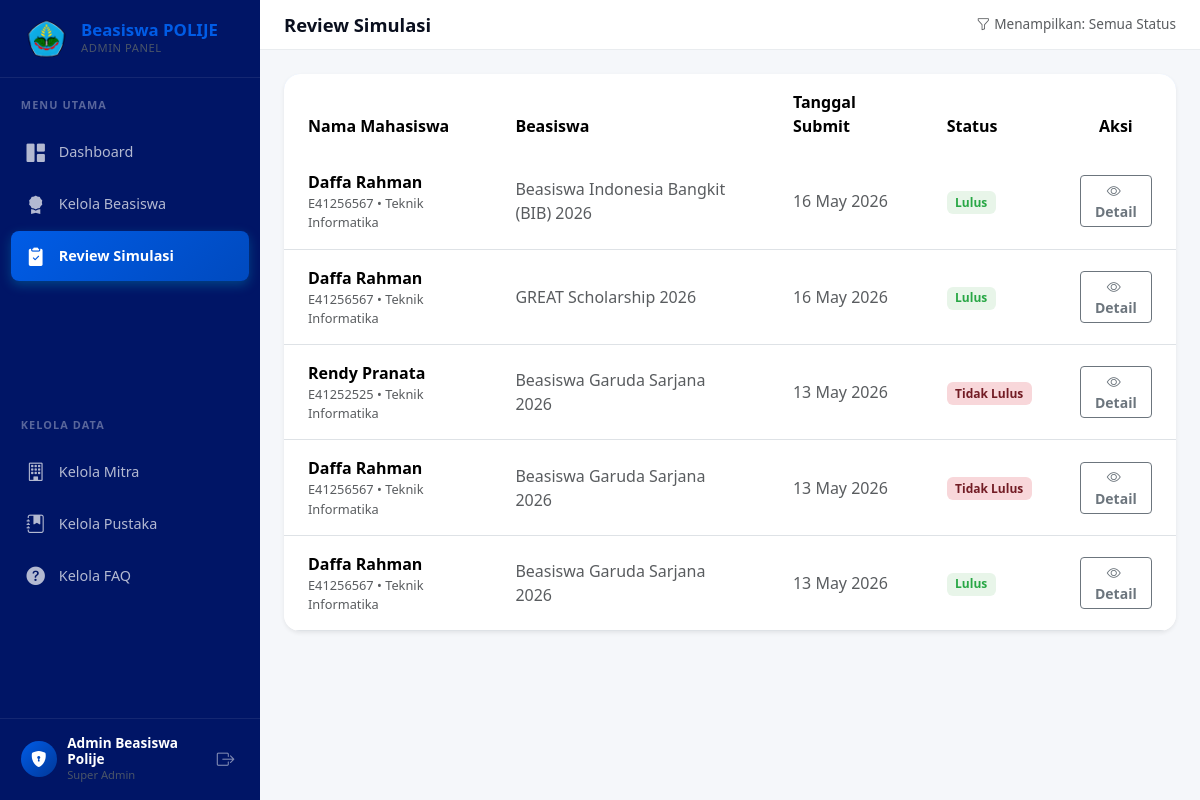
Screenshot of /public/frontend/admin/review-simulasi.php (signed in) with the database file from the repository.
### tables this page shows
CREATE TABLE `simulasi` (
  `id_simulasi` int NOT NULL AUTO_INCREMENT,
  `id_mahasiswa` int NOT NULL,
  `id_beasiswa` int NOT NULL,
  `created_at` timestamp NOT NULL DEFAULT CURRENT_TIMESTAMP,
  `tgl_submit` timestamp NULL DEFAULT NULL,
  `prestasi` text,
  `motivasi` text,
  `ikut_organisasi` text,
  `status_beasiswa_lain` tinyint(1) NOT NULL DEFAULT '0',
  `aktif_kuliah` tinyint(1) NOT NULL DEFAULT '1',
  PRIMARY KEY (`id_simulasi`),
  KEY `fk_simulasi_mahasiswa` (`id_mahasiswa`),
  KEY `fk_simulasi_beasiswa` (`id_beasiswa`),
  CONSTRAINT `fk_simulasi_beasiswa` FOREIGN KEY (`id_beasiswa`) REFERENCES `beasiswa` (`id_beasiswa`) ON DELETE CASCADE ON UPDATE CASCADE,
  CONSTRAINT `fk_simulasi_mahasiswa` FOREIGN KEY (`id_mahasiswa`) REFERENCES `mahasiswa` (`id_mahasiswa`) ON DELETE CASCADE ON UPDATE CASCADE
);

CREATE TABLE `mahasiswa` (
  `id_mahasiswa` int NOT NULL AUTO_INCREMENT,
  `NIM` varchar(20) NOT NULL,
  `nama` varchar(100) NOT NULL,
  `id_prodi` int NOT NULL,
  `semester` tinyint unsigned NOT NULL,
  `angkatan` year NOT NULL,
  `IPK` decimal(3,2) NOT NULL,
  `jenis_kelamin` enum('L','P') NOT NULL,
  `email` varchar(150) NOT NULL,
  `password` varchar(255) NOT NULL,
  `role` enum('mahasiswa') NOT NULL DEFAULT 'mahasiswa',
  PRIMARY KEY (`id_mahasiswa`),
  UNIQUE KEY `NIM` (`NIM`),
  UNIQUE KEY `email` (`email`),
  KEY `fk_mahasiswa_prodi` (`id_prodi`),
  CONSTRAINT `fk_mahasiswa_prodi` FOREIGN KEY (`id_prodi`) REFERENCES `prodi` (`id_prodi`) ON DELETE RESTRICT ON UPDATE CASCADE
);

CREATE TABLE `prodi` (
  `id_prodi` int NOT NULL AUTO_INCREMENT,
  `nama_prodi` varchar(100) NOT NULL,
  `nama_jurusan` varchar(100) NOT NULL,
  PRIMARY KEY (`id_prodi`)
);

CREATE TABLE `beasiswa` (
  `id_beasiswa` int NOT NULL AUTO_INCREMENT,
  `nama_beasiswa` varchar(200) NOT NULL,
  `nama_penyelenggara` varchar(150) NOT NULL,
  `deskripsi_singkat` varchar(500) NOT NULL,
  `deskripsi_lengkap` text NOT NULL,
  `informasi_beasiswa` text NOT NULL,
  `link_pendaftaran` varchar(500) NOT NULL,
  `poster_url` varchar(500) NOT NULL,
  `tgl_buka` date NOT NULL,
  `tgl_tutup` date NOT NULL,
  `status_pendaftaran` enum('belum_dibuka','dibuka','ditutup') NOT NULL,
  `status_verifikasi` enum('pending','terverifikasi','ditolak') NOT NULL DEFAULT 'pending',
  `upload_at` timestamp NOT NULL DEFAULT CURRENT_TIMESTAMP,
  `id_mitra` int DEFAULT NULL,
  `id_admin` int DEFAULT NULL,
  `alasan_penolakan` text,
  PRIMARY KEY (`id_beasiswa`),
  KEY `fk_beasiswa_mitra` (`id_mitra`),
  KEY `fk_beasiswa_admin` (`id_admin`),
  CONSTRAINT `fk_beasiswa_admin` FOREIGN KEY (`id_admin`) REFERENCES `admin` (`id_admin`) ON DELETE SET NULL ON UPDATE CASCADE,
  CONSTRAINT `fk_beasiswa_mitra` FOREIGN KEY (`id_mitra`) REFERENCES `mitra` (`id_mitra`) ON DELETE SET NULL ON UPDATE CASCADE
);

### classes/Simulasi.php (called while the page is built, shortened)
<?php
class Simulasi
{
    private mysqli $db;
    public function __construct(mysqli $db)
    {
        $this->db = $db;
    }
    public function getAll(): array
    {
        $result = $this->db->query(
            "SELECT s.*, m.nama, m.NIM, p.nama_prodi, b.nama_beasiswa,
                    hs.status_simulasi, hs.skor
             FROM simulasi s
             JOIN mahasiswa m ON s.id_mahasiswa = m.id_mahasiswa
             LEFT JOIN prodi p ON m.id_prodi = p.id_prodi
             JOIN beasiswa b ON s.id_beasiswa = b.id_beasiswa
             LEFT JOIN hasil_simulasi hs ON s.id_simulasi = hs.id_simulasi
             ORDER BY s.created_at DESC"
        );
        return $result->fetch_all(MYSQLI_ASSOC);
    }
}

### public/frontend/admin/review-simulasi.php (the view, shortened to what this page needs)
<?php
require_once CONFIG_PATH . 'Database.php';
require_once CLASSES_PATH . 'Simulasi.php';
$db = Database::getInstance()->getConnection();
$simulasiObj = new Simulasi($db);
$listSimulasi = $simulasiObj->getAll();
require_once __DIR__ . '/../layout/header.php';
require_once __DIR__ . '/../layout/sidebar-admin.php';
?>
<div class="main-content-admin">
    <div class="topbar-admin">
        <h1 class="page-title">Review Simulasi</h1>
        <span class="text-muted" style="font-size:0.85rem;"><i class="bi bi-funnel me-1"></i>Menampilkan: Semua Status</span>
    </div>
    <div class="p-4">
        <div class="card border-0 shadow-sm rounded-4 overflow-hidden">
            <div class="table-responsive">
                <table class="table table-hover align-middle mb-0">
                    <thead style="background: var(--color-lighter);">
                        <tr>
                            <th class="py-3 px-4" style="font-weight:600; border-bottom:none;">Nama Mahasiswa</th>
                            <th class="py-3 px-4" style="font-weight:600; border-bottom:none;">Beasiswa</th>
                            <th class="py-3 px-4" style="font-weight:600; border-bottom:none;">Tanggal Submit</th>
                            <th class="py-3 px-4" style="font-weight:600; border-bottom:none;">Status</th>
                            <th class="py-3 px-4 text-center" style="font-weight:600; border-bottom:none;">Aksi</th>
                        </tr>
                    </thead>
                    <tbody>
                        <?php if (empty($listSimulasi)): ?>
                            <tr><td colspan="5" class="text-center py-4">Belum ada simulasi.</td></tr>
                        <?php else: ?>
                            <?php foreach ($listSimulasi as $s): ?>
                            <tr <?= $s['status_simulasi'] === 'pending' ? 'style="background:#fffef5;"' : '' ?>>
                                <td class="py-3 px-4">
                                    <div class="fw-semibold"><?= htmlspecialchars($s['nama']) ?></div>
                                    <div class="text-muted" style="font-size:0.8rem;"><?= htmlspecialchars((string)($s['NIM'] ?? '')) ?> • <?= htmlspecialchars($s['nama_prodi'] ?? 'Prodi') ?></div>
                                </td>
                                <td class="py-3 px-4 text-muted"><?= htmlspecialchars($s['nama_beasiswa'] ?? 'Beasiswa') ?></td>
                                <td class="py-3 px-4 text-muted"><?= date('d M Y', strtotime($s['created_at'] ?? 'now')) ?></td>
                                <td class="py-3 px-4">
                                    <?php if ($s['status_simulasi'] === 'lulus'): ?>
                                        <span class="badge" style="background:#e8f5e9;color:#28a745;padding:.45em .7em;">Lulus</span>
                                    <?php elseif ($s['status_simulasi'] === 'tidak_lulus'): ?>
                                        <span class="badge" style="background:#f8d7da;color:#721c24;padding:.45em .7em;">Tidak Lulus</span>
                                    <?php else: ?>
                                        <span class="badge" style="background:#fff3cd;color:#856404;padding:.45em .7em;">Pending</span>
                                    <?php endif; ?>
                                </td>
                                <td class="py-3 px-4 text-center">
                                    <a href="<?= BASE_URL ?>/frontend/admin/detail-review.php?id=<?= $s['id_simulasi'] ?>" class="btn btn-sm <?= $s['status_simulasi'] === 'pending' ? 'fw-semibold' : 'btn-outline-secondary fw-semibold' ?>" <?= $s['status_simulasi'] === 'pending' ? 'style="background-color:var(--color-primary);border-color:var(--color-primary);color:#fff;"' : '' ?>>
                                        <i class="bi bi-eye me-1"></i><?= $s['status_simulasi'] === 'pending' ? 'Review' : 'Detail' ?>
                                    </a>
                                </td>
                            </tr>
                            <?php endforeach; ?>
                        <?php endif; ?>
                    </tbody>
                </table>
            </div>
        </div>
    </div>
</div>
</body>
</html>

### public/assets/css/style.css (style rules this page uses)
:root { --color-primary: #005CE6; --color-primary-dark: #004ABF; --color-secondary: #003899; --color-light: #80AAFF; --color-lighter: #CCE0FF; --color-text: #0A0F1E; --color-text-muted: #4A5568; --color-white: #ffffff; --color-dark: #001566; --sidebar-width: 260px; }
html, body { overflow-x: hidden; }
.main-content-admin { margin-left: var(--sidebar-width); min-height: 100vh; background-color: #f5f7fa; }
.topbar-admin { background-color: var(--color-white); border-bottom: 1px solid #e9ecef; padding: 0.85rem 1.5rem; display: flex; align-items: center; justify-content: space-between; }
.topbar-admin .page-title { font-weight: 600; font-size: 1.15rem; color: var(--color-text); margin: 0; }
.page-title { font-weight: 800; font-size: 1.5rem; color: var(--color-dark); margin-bottom: .25rem; }

### rows the page displays
simulasi: id_mahasiswa.nama "Daffa Rahman", id_mahasiswa.NIM "E41256567", prodi.nama_prodi "Teknik Informatika", id_beasiswa.nama_beasiswa "Beasiswa Indonesia Bangkit (BIB) 2026", created_at "16 May 2026", shows "Lulus"
simulasi: id_mahasiswa.nama "Daffa Rahman", id_mahasiswa.NIM "E41256567", prodi.nama_prodi "Teknik Informatika", id_beasiswa.nama_beasiswa "GREAT Scholarship 2026", created_at "16 May 2026", shows "Lulus"
simulasi: id_mahasiswa.nama "Rendy Pranata", id_mahasiswa.NIM "E41252525", prodi.nama_prodi "Teknik Informatika", id_beasiswa.nama_beasiswa "Beasiswa Garuda Sarjana 2026", created_at "13 May 2026", shows "Tidak Lulus"
simulasi: id_mahasiswa.nama "Daffa Rahman", id_mahasiswa.NIM "E41256567", prodi.nama_prodi "Teknik Informatika", id_beasiswa.nama_beasiswa "Beasiswa Garuda Sarjana 2026", created_at "13 May 2026", shows "Tidak Lulus"
simulasi: id_mahasiswa.nama "Daffa Rahman", id_mahasiswa.NIM "E41256567", prodi.nama_prodi "Teknik Informatika", id_beasiswa.nama_beasiswa "Beasiswa Garuda Sarjana 2026", created_at "13 May 2026", shows "Lulus"

### other values shown
$adminName "Admin Beasiswa Polije"
